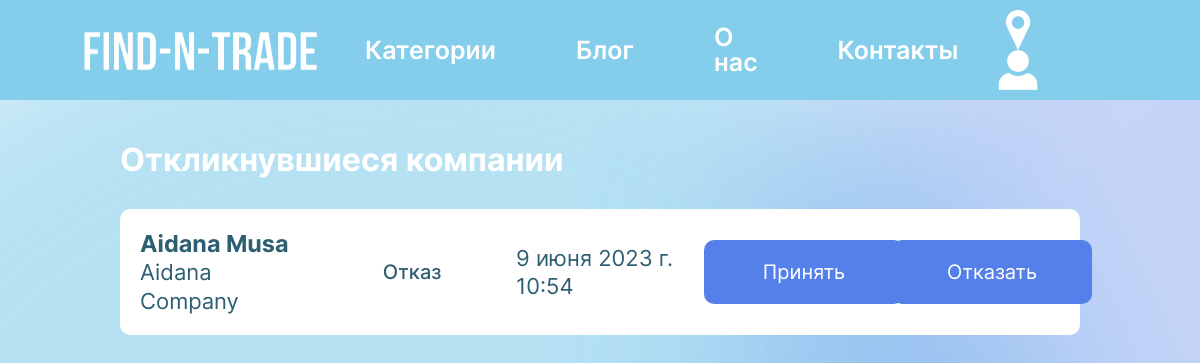
Screenshot of /responds_companies/2/ (signed in) with the database file from the repository.
### main/models.py (models this page shows, shortened)
class Respond(models.Model):
    user = models.ForeignKey(CustomUser, blank=False, null=False, on_delete=models.CASCADE, related_name='Respondent')
    state = models.CharField(max_length=200, choices=RespondState.choices, verbose_name="State")
    create_date= models.DateTimeField(auto_now_add=True, verbose_name="Creation date")

class CustomUser(AbstractBaseUser):
    id = models.AutoField(primary_key=True, verbose_name="ID")
    email = models.EmailField(unique=True, verbose_name="Email")
    name = models.CharField(max_length=26, verbose_name="Name")
    surname = models.CharField(max_length=26, verbose_name="Surname")
    profile = models.OneToOneField(Profile, on_delete=models.CASCADE, blank=True, null=True, verbose_name="Profile")
    reset_password_token = models.UUIDField(blank=True, null=True, default=None, verbose_name="Reset password token")
    date_joined = models.DateTimeField(auto_now_add=True)
    last_login = models.DateTimeField(auto_now=True, verbose_name="Last login")
    is_admin = models.BooleanField(default=False)
    is_active = models.BooleanField(default=True)
    is_staff = models.BooleanField(default=False)
    is_superuser = models.BooleanField(default=False)
    USERNAME_FIELD = "email"
    REQUIRED_FIELDS = ["name", "surname"]
    objects = CustomUserManager()

class Profile(models.Model):
    id = models.AutoField(primary_key=True, verbose_name="ID")
    city = models.CharField(max_length=15, blank=True, null=True, verbose_name="City")
    date_of_birth = models.DateField(max_length=15, blank=True, null=True, verbose_name='Date of birth')
    company_name=models.CharField(max_length=30, blank=True, null=True, verbose_name="Company name")
    description=models.TextField(blank=True, null=True, verbose_name="Description")
    phone_number = models.CharField(max_length=15, blank=True, null=True, verbose_name="Phone number")
    role = models.CharField(max_length=200, choices=Role.choices, verbose_name="Role")
    image_link = models.ImageField(upload_to=user_profile_directory_path, blank=True, null=True,
                                   verbose_name="Profile image")

### main/views.py (the view)
# urls.py: path('responds_companies/<int:id>/', views.RespondsCompaniesDetailView.as_view(), name='responds_companies'),
class RespondsCompaniesDetailView(DetailView):
    template_name = "main/responds_companies.html"
    model = Ad
    def get_object(self, queryset=None):
        id= self.kwargs.get("id", None)
        return Ad.objects.get(id=id)
    def get_context_data(self, **kwargs):
        ctx = super(RespondsCompaniesDetailView, self).get_context_data(**kwargs)
        current_ad = self.get_object()
        ctx['responds'] = current_ad.responders.all()
        return ctx

### main/templates/main/responds_companies.html (shortened to what this page needs)
{% extends 'main/base.html' %}
{% load static %}
{% block content %}
<html>
<head>
     <link rel="stylesheet" href="{% static 'main/css/style_imported.css' %}">
</head>
<body class="responds">
    <main>
        <div class="otkliki">
            <h1>Откликнувшиеся компании</h1>
            <div class="notifs">
                    {% for i in responds %}
                <div class="grid-container" style="grid-template-columns: 20% 20% 20% 20% 20%;">
                    <div class="grid-item">
                        <a href="{% url 'other_user_profile' id=i.user.id %}"><h3>{{i.user.name}} {{i.user.surname}}</h3></a>
                        <p>{{i.user.profile.company_name}}</p>
                    </div>
                    <div class="grid-item" id="onwait">
                        {{ i.state }}
                    </div>
                    <div class="grid-item">
                        <p>{{ i.create_date }}
                        </p>
                    </div>
                    <div class="grid-item">
                        <form action="{% url 'set_state' %}" method="post" class="success_form">
                            <button type="submit"><input type="button" value="Принять"></button>
                        </form>
                    </div>
                     <div class="grid-item">
                         <form action="{% url 'set_state' %}" method="post" class="decline_form">
                            <button type="submit"><input type="button" value="Отказать"></button>
                        </form>
                    </div>
                </div>
                {% endfor %}
            </div>
        </div>
    </main>
</body>
</html>
{% endblock %}

### main/static/main/css/style.css (style rules this page uses)
* { box-sizing: border-box; margin: 0; padding: 0; font-family: "Inter", sans-serif; }
a { text-decoration: none; color: #fff; user-drag: none; -webkit-user-drag: none; user-select: none; -moz-user-select: none; -webkit-user-select: none; -ms-user-select: none; }
button { border: none; outline: none; background: none; display: block; cursor: pointer; -webkit-user-select: none; -moz-user-select: none; -ms-user-select: none; user-select: none; }
:root { --bs-lightblue: #84CEEB; --bs-blue: #5AB9EA; --bs-gradient_one: linear-gradient(60deg, rgba(104, 201, 201, 0.8724440459777661) 15%, rgba(90, 185, 234, 0.4186625333727241) 49%, rgba(86, 128, 233, 0.7015756986388305) 84%); --bs--gradient_two: linear-gradient(45deg, rgba(255, 255, 255, 0.8724440459777661) 15%, rgba(86, 128, 233, 0.7015756986388305) 84%); --bs--gradient_three: linear-gradient(45deg, rgba(255, 255, 255, 0.8724440459777661) 15%, rgba(109, 177, 232, 0.702) 90%); --bs--gradient_four: linear-gradient(45deg, #68C9C9, #5680E9); --bs--lapisblue: #5680E9; --bs-darkblue: #152243; --bs-sea: #072A82; --bs-lavender: #83A4EF; --bs-green: #81D6CD; --bs-grayblue: #2E5E71; --bs-lime: #00FF85; --bs-red: #FF3E3E; --bs-yellow: #FFD84F; }
:root { --bs-lightblue: #84CEEB; --bs-blue: #5AB9EA; --bs-gradient_one: linear-gradient(60deg, rgba(104, 201, 201, 0.8724440459777661) 15%, rgba(90, 185, 234, 0.4186625333727241) 49%, rgba(86, 128, 233, 0.7015756986388305) 84%); --bs--gradient_two: linear-gradient(45deg, rgba(255, 255, 255, 0.8724440459777661) 15%, rgba(86, 128, 233, 0.7015756986388305) 84%); --bs--lapisblue: #5680E9; --bs-darkblue: #152243; --bs-lavender: #83A4EF; --bs-green: #81D6CD; }

### main/static/main/css/style_imported.css (style rules this page uses)
:root { --bs-lightblue: #84CEEB; --bs-blue: #5AB9EA; --bs-gradient_one: linear-gradient(60deg, rgba(104, 201, 201, 0.8724440459777661) 15%, rgba(90, 185, 234, 0.4186625333727241) 49%, rgba(86, 128, 233, 0.7015756986388305) 84%); --bs--gradient_two: linear-gradient(45deg, rgba(255, 255, 255, 0.8724440459777661) 15%, rgba(86, 128, 233, 0.7015756986388305) 84%); --bs--gradient_three: linear-gradient(45deg, rgba(255, 255, 255, 0.8724440459777661) 15%, rgba(109, 177, 232, 0.702) 90%); --bs--gradient_four: linear-gradient(45deg, #68C9C9, #5680E9); --bs--gradient_five: linear-gradient(90deg, rgba(132,206,235,0.5024860285911239) 27%, rgba(104,201,201,0.5) 47%, rgba(90,185,234,0.5) 63%, rgba(86,128,233,0.5) 78%); --bs--lapisblue: #5680E9; --bs-darkblue: #152243; --bs-sea: #072A82; --bs-lavender: #83A4EF; --bs-green: #81D6CD; --bs-grayblue: #2E5E71; --bs-lime: #00FF85; --bs-red: #FF3E3E; --bs-yellow: #FFD84F; }
.responds { background: url("../icons/back.svg"); }
.otkliki { width: 80%; margin-left: auto; margin-right: auto; }
.otkliki h1 { padding: 40px 0 20px 0; color: white }
.grid-container { display: grid; grid-template-columns: 25% 25% 25% 25%; background-color: white; padding: 10px; font-size: 17px; margin-left: auto; margin-right: auto; margin: 10px 0; border-radius: 10px; }
.grid-item { border: none; padding: 10px; font-size: 20px; text-align: left; margin: auto; }
.grid-item h3 { color: var(--bs-grayblue); }
.grid-item p { color: var(--bs-grayblue); }
#onwait { color: var(--bs-grayblue); font-weight: 500; }
.grid-item input { background:var(--bs--lapisblue); border: none; border-radius: 10px; color: white; font-size: 20px; padding: 20px; width: 200px; cursor: pointer; }
.other_users_profile_right_1 h2,p { font-size: 22px; line-height: 1.3; }

### rows the page displays
Respond: user.name "Aidana", user.surname "Musa", user.profile.company_name "Aidana Company", state "Отказ", create_date "9 июня 2023 г. 10:54"
